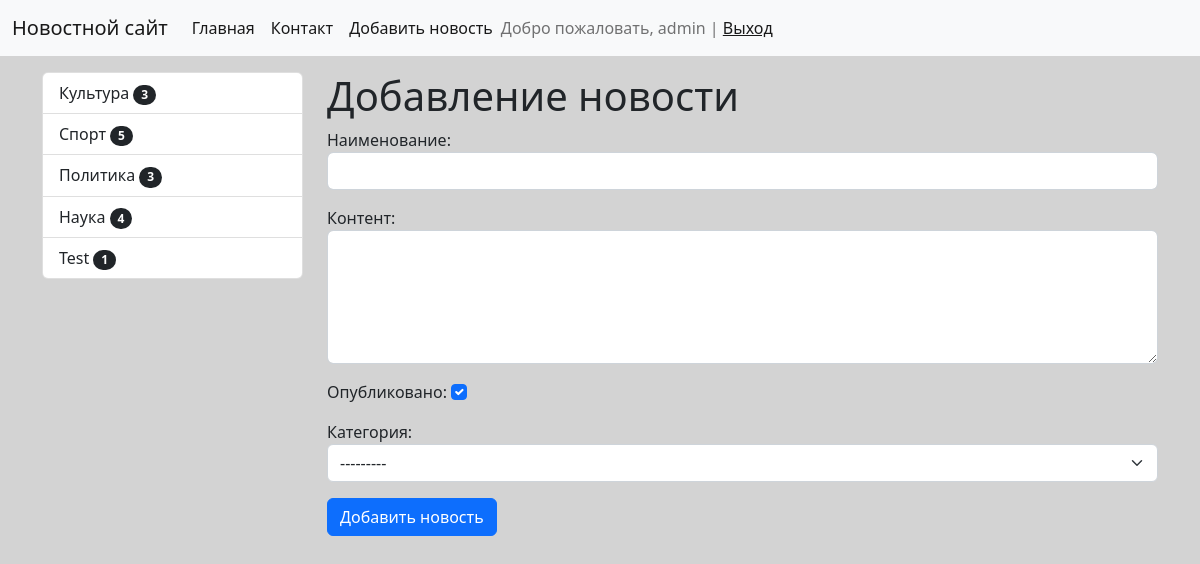
The app's page /news/add-news/ (signed in) with its own data.
### news/models.py (models this page shows)
class Category(models.Model):
    title = models.CharField(max_length=150, db_index=True, verbose_name='Наименование категории')
    def get_absolute_url(self):
        return reverse('category', kwargs= {'category_id': self.pk})
    def __str__(self):
        return self.title
    class Meta:
        verbose_name = 'Категория'
        verbose_name_plural = 'Категории'
        ordering = ['title']

### news/views.py (the view)
# urls.py: path('news/add-news/', CreateNews.as_view(), name='add_news'),
class CreateNews(LoginRequiredMixin, CreateView):
    form_class = NewsForm
    template_name = 'news/add_news.html'
    raise_exception = True

### news/forms.py (shortened to what this page needs)
class NewsForm(forms.ModelForm):
    class Meta:
        model = News
        fields = ['title', 'content', 'is_published', 'category']
        widgets = {
            'title': forms.TextInput(attrs={"class":"form-control"}),
            'content': forms.Textarea(attrs={"class":"form-control", "rows":5}),
            'is_published': forms.CheckboxInput(attrs={"class":"form-check-input", "type":"checkbox"}),
            'category': forms.Select(attrs={"class":"form-select"}),
        }

### news/templatetags/news_tags.py (called while the page is built)
@register.inclusion_tag('news/list_categories.html')
def show_categories():
    categories = cache.get('categories')
    if not categories:
        categories = Category.objects.annotate(cnt=Count('news', filter=F('news__is_published'))).filter(cnt__gt=0)
        cache.set('categories', categories, 30)
    else:
        pass
    return {'categories': categories}

### news/templates/news/add_news.html (shortened to what this page needs)
{% extends "base.html" %}
{% block sidebar %}
{% include 'inc/_sidebar.html' %}
{% endblock  %}
{% block content %}
<h1>Добавление новости</h1>
<form action="{% url 'add_news' %}" method="post">
    {{ form.as_p }}
    <button type="submit" class="btn btn-primary btn-block">
        Добавить новость
    </button>
</form>
{% endblock  %}

### templates/inc/_nav.html (shortened to what this page needs)
<nav class="navbar navbar-expand-lg bg-light">
    <div class="container-fluid">
        <a class="navbar-brand" href="{% url 'home' %}">Новостной сайт</a>
        <div class="collapse navbar-collapse" id="navbarSupportedContent">
        <ul class="navbar-nav mr-auto ">
            <li class="nav-item">
                <a class="nav-link active" href="{% url 'home' %}">Главная</a>
            </li>
            <li class="nav-item">
                <a class="nav-link active" href="{% url 'contact' %}">Контакт</a>
            </li>
            {% if request.user.is_authenticated %}
                <li class="nav-item">
                <a class="nav-link active" href="{% url 'add_news' %}">Добавить новость</a>
                </li>
            {% endif %}
        </ul>
        <span class="navbar-text">
            {% if request.user.is_authenticated %}
            Добро пожаловать, {{ user.username }} | <a href=" {% url 'logout' %} ">Выход</a>
            {% else %}
            <a href=" {% url 'registers' %} ">Register</a> | <a href="{% url 'login' %}">Login</a>
            {% endif %}
        </span>
        </div>
    </div>
</nav>

### news/templates/news/list_categories.html
<div class="list-group">
    {% for item in categories %}
    <a href="{{ item.get_absolute_url }}" class="list-group-item list-group-item-action"> {{ item.title }}
        <span class="badge bg-dark rounded-pill mx-auto "> {{ item.cnt }} </span>
    </a>
    {% endfor %}
</div>

### testsite/static/css/style.css (style rules this page uses)
body { background-color: rgba(53, 52, 52, 0.216); }

### records on screen
Category: title "Культура", cnt "3"
Category: title "Спорт", cnt "5"
Category: title "Политика", cnt "3"
Category: title "Наука", cnt "4"
Category: title "Test", cnt "1"

### other values on screen
{{ user.username }} "admin"
